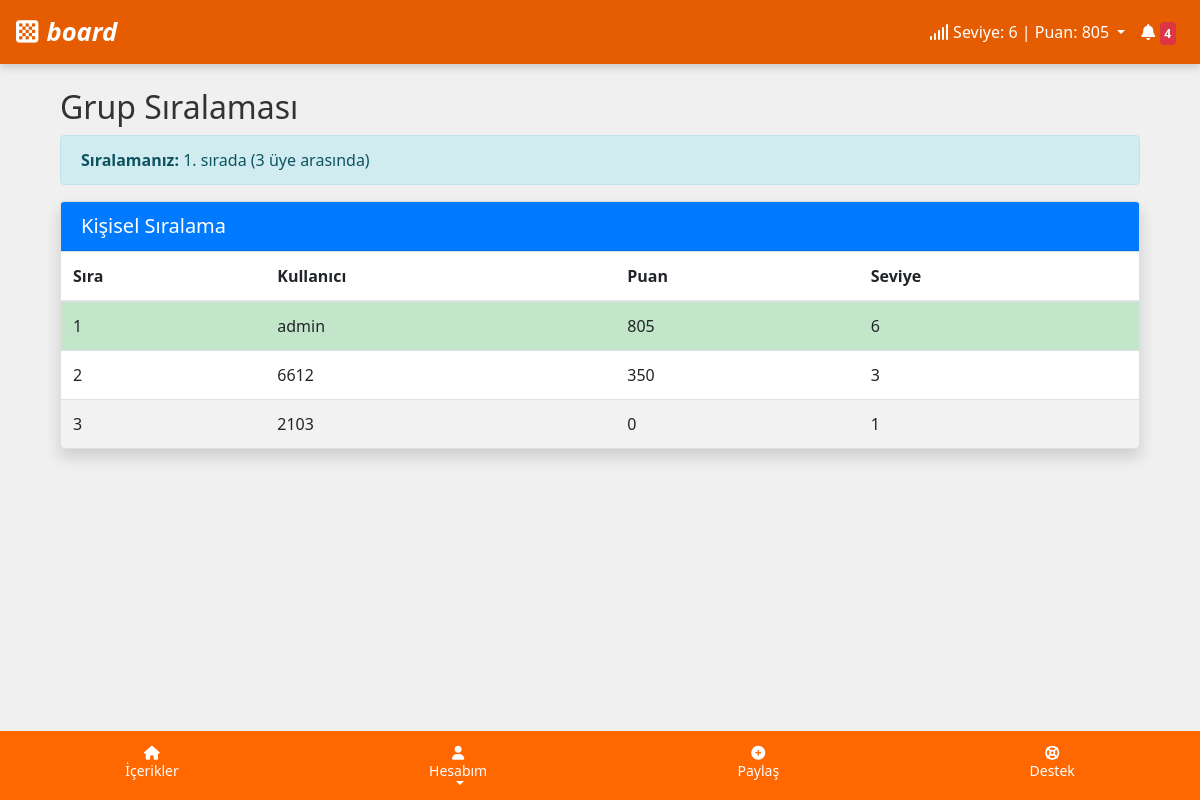
Page /leaderboard/ (signed in) on the committed database.
### users/models.py (models this page shows, shortened)
class Progress(models.Model):
    user = models.OneToOneField('CustomUser', on_delete=models.CASCADE, related_name='progress_instance')
    level = models.IntegerField('Seviye', default=1)
    points = models.IntegerField('Puan', default=0)
    FEATURE_LEVELS = {
        'can_use_bold_text': 2,
        'can_use_colored_text': 3,
        'can_use_background': 4,
        'can_share_gif': 5,
        'can_share_photo': 6,
        'can_share_audio': 7,
        'can_share_video': 8,
        'can_spin_wheel': 9,
        'can_choose_reward': 10,
    }
    LEVEL_THRESHOLDS = {
        1: 0,
        2: 100,
        3: 250,
        4: 400,
        5: 500,
        6: 650,
        7: 800,
        8: 1000,
        9: 1500,
        10: 2000,
    }
    def get_level_progress_text(self):
        current_level_threshold = self.LEVEL_THRESHOLDS.get(self.level, 0)
        next_level_threshold = self.LEVEL_THRESHOLDS.get(self.level + 1, current_level_threshold)
        if next_level_threshold == current_level_threshold:
            return f"Seviye {self.level} (Maksimum)"
        progress_in_level = self.points - current_level_threshold
        points_needed_for_next_level = next_level_threshold - current_level_threshold
        return f"Seviye {self.level} ({progress_in_level}/{points_needed_for_next_level})"
    def can_use_bold_text(self):
        return self.level >= 2
    def can_use_colored_text(self):
        return self.level >= 3
    def can_use_background(self):
        return self.level >= 4
    def can_share_gif(self):
        return self.level >= 5
    def can_share_photo(self):
        return self.level >= 6
    def can_share_audio(self):
        return self.level >= 7
    def can_share_video(self):
        return self.level >= 8
    def can_spin_wheel(self):
        return self.level >= 9
    def can_choose_reward(self):
        return self.level >= 10

class CustomUser(AbstractUser):
    team = models.ForeignKey('Team', on_delete=models.SET_NULL, null=True, blank=True, related_name='members')
    registration_code = models.CharField('Kayıt Kodu', max_length=6, unique=True, null=True, blank=True)
    gender = models.CharField('Cinsiyet', max_length=10, choices=[('male', 'Erkek'), ('female', 'Kadın'), ('other', 'Diğer')])
    avatar = models.CharField('Avatar', max_length=100, null=True, blank=True)
    registration_code_used = models.CharField('Kullanılan Kayıt Kodu', max_length=6, null=True, blank=True)
    progress = models.OneToOneField(Progress, on_delete=models.CASCADE, null=True, blank=True, related_name='user_progress')
    group = models.ForeignKey('Group', on_delete=models.SET_NULL, null=True, blank=True, related_name='members')
    class Meta:
        verbose_name = 'Kullanıcı'
        verbose_name_plural = 'Kullanıcılar'

### posts/views.py (the view)
# urls.py: path('leaderboard/', group_leaderboard_view, name='group_leaderboard'),
@login_required(login_url='login')
def group_leaderboard_view(request):
    user = request.user
    user_group = user.group
    if user_group and user_group.is_team_based and user.team:
        return redirect('team_leaderboard')
    from users.utils import get_user_ranking_info
    ranking_info = get_user_ranking_info(user)
    from users.models import Progress
    leaderboard = Progress.objects.filter(user__group=user_group).order_by('-points')
    return render(request, 'group_leaderboard.html', {
        'leaderboard': leaderboard,
        'ranking_info': ranking_info
    })

### posts/templatetags/custom_filters.py (called while the page is built)
@register.filter
def has_second_survey_due(user):
    try:
        return user.survey_completion.is_second_survey_due()
    except:
        return False

### users/models.py (called while the page is built)
    def is_second_survey_due(self):
        if not self.completed or self.second_survey_completed:
            return False
        if self.completed_at:
            from django.utils import timezone
            import datetime
            seven_days_later = self.completed_at + datetime.timedelta(days=7)
            return timezone.now() >= seven_days_later
        return False

### users/utils.py (called while the page is built)
def get_leaderboard_url(user):
    if not user.group:
        return None  # Grup yoksa leaderboard URL'si de yok
    if user.group.name in ['A', 'B']:
        return reverse('group_leaderboard')
    elif user.group.name in ['C', 'D', 'F']:
        return reverse('team_leaderboard')
    else:
        return None

### templates/group_leaderboard.html (shortened to what this page needs)
{% extends 'base.html' %}
{% block content %}
<div class="container mt-4">
    <h2>Grup Sıralaması</h2>
    {% if ranking_info %}
    <div class="alert alert-info">
        <strong>Sıralamanız:</strong>
        {% if ranking_info.rank %}
            {{ ranking_info.rank }}. sırada ({{ ranking_info.total_members }} üye arasında)
        {% else %}
            Sıralama bilgisi bulunamadı.
        {% endif %}
    </div>
    {% endif %}
    <div class="card shadow mb-4">
        <div class="card-header bg-primary text-white">
            <h5 class="mb-0">Kişisel Sıralama</h5>
        </div>
        <div class="card-body p-0">
            <div class="table-responsive">
                <table class="table table-striped mb-0">
                    <thead>
                        <tr>
                            <th>Sıra</th>
                            <th>Kullanıcı</th>
                            <th>Puan</th>
                            <th>Seviye</th>
                        </tr>
                    </thead>
                    <tbody>
                        {% for user_progress in leaderboard %}
                        <tr {% if user_progress.user == request.user %}class="table-success"{% endif %}>
                            <td>{{ forloop.counter }}</td>
                            <td>{{ user_progress.user.username }}</td>
                            <td>{{ user_progress.points }}</td>
                            <td>{{ user_progress.level }}</td>
                        </tr>
                        {% empty %}
                        <tr>
                            <td colspan="4" class="text-center py-4">Henüz sıralama bilgisi bulunmuyor.</td>
                        </tr>
                        {% endfor %}
                    </tbody>
                </table>
            </div>
        </div>
    </div>
</div>
{% endblock %}

### templates/base.html (style rules this page uses)
body { background-color: #f0f0f0; font-family: 'Segoe UI', Tahoma, Geneva, Verdana, sans-serif; padding-bottom: 80px; color: #333; }

### rows in the picture
Progress: user.username "admin", points "805", level "6"
Progress: user.username "6612", points "350", level "3"
Progress: user.username "2103", points "0", level "1"

### other values in the picture
{{ level }} "6"
{{ points }} "805"
{{ ranking_info.rank }} "1"
{{ ranking_info.total_members }} "3"
